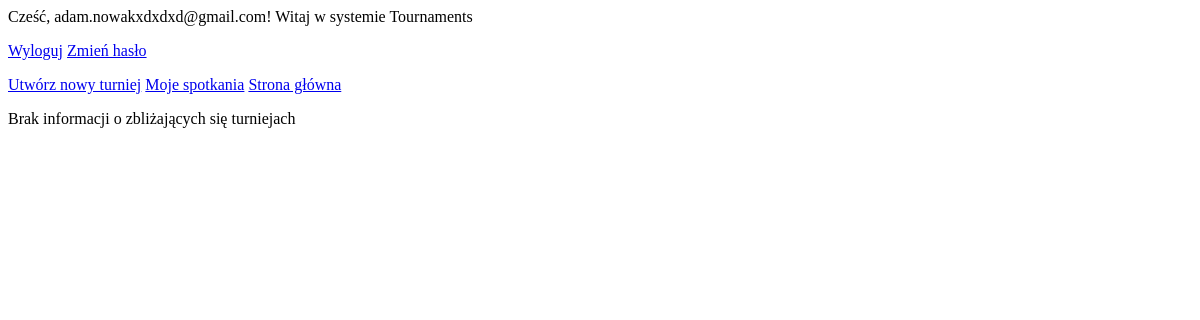
Page /mytourns/ (signed in) on the earlier database version.
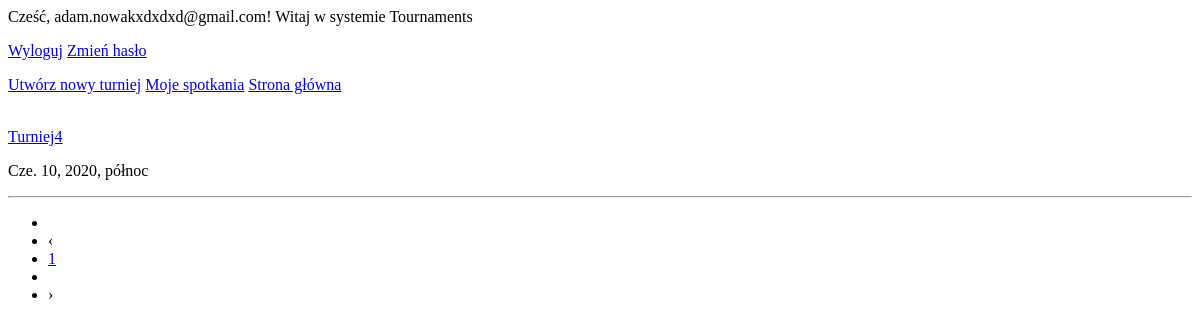
Same page on the later database version.
### Tourn/models.py (models this page shows)
class Tournament(models.Model):
    name = models.CharField(max_length=50)
    discipline = models.CharField(max_length=50)
    start_date = models.DateTimeField()
    registration_deadline = models.DateTimeField()
    participants_limit = models.IntegerField()
    city = models.CharField(max_length=20)
    street = models.CharField(max_length=50)
    number = models.IntegerField()
    organizer = models.ForeignKey(settings.AUTH_USER_MODEL, on_delete=models.CASCADE)

### Tourn/views.py (the view)
# urls.py: path('mytourns/', views.my_list, name='my_tourns'),
def my_list(request):
    participations = Participation.objects.filter(user=request.user)
    queryset_list = []
    for p in participations:
        queryset_list.append(p.tournament)
    paginator = Paginator(queryset_list, 10)  # posts per page
    page = request.GET.get('page')
    try:
        queryset = paginator.page(page)
    except PageNotAnInteger:
        queryset = paginator.page(1)
    except EmptyPage:
        queryset = paginator.page(paginator.num_pages)
    context = {
        "object_list": queryset,
        'length': len(queryset_list)
    }
    return render(request, "my.html", context)

### templates/my.html (shortened to what this page needs)
{% extends 'base.html' %}
{% block content %}
{% if user.is_authenticated %}
    Cześć, {{ user.username }}! Witaj w systemie Tournaments
    <p><a href="{% url 'logout' %}">Wyloguj</a>
    <a href="{% url 'password_reset' %}">Zmień hasło</a></p>
        <p><a href="{% url 'add_tournament' %}">Utwórz nowy turniej</a>
        <a href="{% url 'my_games' %}">Moje spotkania</a>
        <a href="{% url 'home' %}">Strona główna</a></p>
{% endif %}
{% if length != 0 %}
    {% for obj in object_list %}
<div class = "container">
  <div class = "col-md-6">
    <br>
    <a href = "tournament/{{ obj.id }}">{{obj.name}}</a>
    <p>{{obj.start_date}}</p>
    <hr>
  </div>
</div>
{% endfor %}
<div class = "container">
  <div class = "col-md-6">
    <nav aria-label="Page navigation example">
      <ul class="pagination">
        <li class="page-item">
          {% if object_list.has_previous %}
             <li class="previous"> <a href="?page={{ object_list.previous_page_number }}">
             <span aria-hidden="true">‹</span></a>
          {% else %}
              <li class="previous disabled"><a>‹</a>
          {% endif %}
        </li>
         {% for page in object_list.paginator.page_range %}
            {% if page == object_list.number %}
            <li class="pg active"><a class = "page_number" href="?page={{page}}">{{page}}</a>
            {% else %}
            <li class="pg"><a class = "page_number" href="?page={{page}}">{{page}}</a>
            {% endif %}
        {% endfor %}
        <li class="page-item">
          {% if object_list.has_next %}
            <li class="previous"> <a href="?page={{ object_list.next_page_number }}">›</a></li>
          {% else %}
              <li class="next disabled"><a>›</a>
          {% endif %}
        </li>
      </ul>
    </nav>
  </div>
</div>
    {% else %}
    <p>Brak informacji o zbliżających się turniejach</p>
    {% endif %}
{% endblock %}

Differences in the rows shown:
now on this page (row edited): Tournament: name "Turniej4", start_date "Cze. 10, 2020, północ"
Other differences:
text no longer shown: "Brak informacji o zbliżających się turniejach"
new list line: "1"
